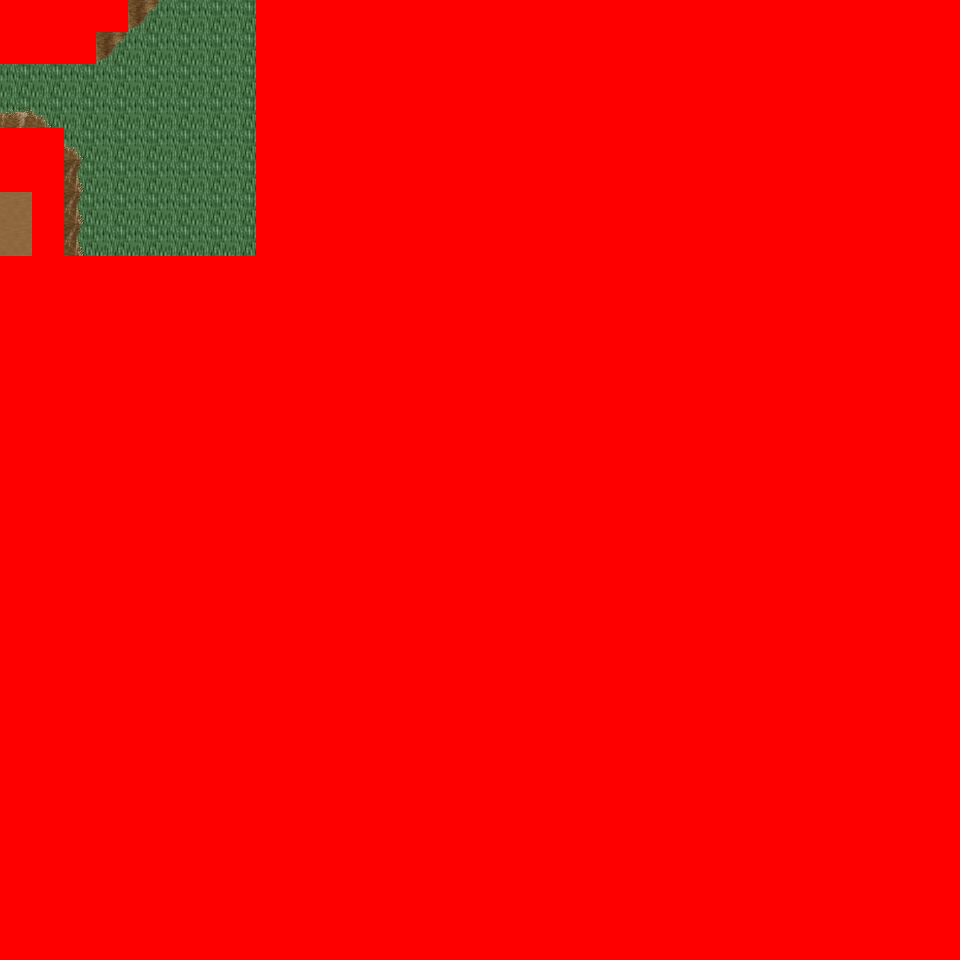

This is a level from a 2D game, rendered from its Tiled map with the project's own tilesets. A one-line summary and the map file follow, with tile-layer data summarised:
An orthogonal 30x30 tile map with 32x32 px tiles, 6 tile layers (Ground, Object, Object2, Above, ...), 21 tilesets and 3 objects (3x mapchange).

<map version="1.0" orientation="orthogonal" renderorder="right-down" width="30" height="30" tilewidth="32" tileheight="32" nextobjectid="4">
  <tileset firstgid="1" name="tileset_logic_collision" tilewidth="32" tileheight="32" tilecount="1" columns="1">
    <image source="../drawable/tileset_logic_collision.png" width="32" height="32" />
  </tileset>
  <tileset firstgid="2" name="tileset_ground_ground" tilewidth="32" tileheight="32" tilecount="33" columns="3">
    <image source="../drawable/tileset_ground_ground.png" width="96" height="352" />
  </tileset>
  <tileset firstgid="35" name="tileset_building_castle" tilewidth="32" tileheight="32" tilecount="320" columns="20">
    <image source="../drawable/tileset_building_castle.png" width="640" height="512" />
  </tileset>
  <tileset firstgid="355" name="tileset_ground_water_pool" tilewidth="32" tileheight="32" tilecount="72" columns="3">
    <image source="../drawable/tileset_ground_water_pool.png" width="96" height="768" />
  </tileset>
  <tileset firstgid="427" name="tileset_ground_earth_edges" tilewidth="32" tileheight="32" tilecount="18" columns="6">
    <image source="../drawable/tileset_ground_earth_edges.png" width="192" height="96" />
  </tileset>
  <tileset firstgid="445" name="tileset_ground_grass_corners" tilewidth="32" tileheight="32" tilecount="24" columns="6">
    <image source="../drawable/tileset_ground_grass_corners.png" width="192" height="128" />
  </tileset>
  <tileset firstgid="469" name="tileset_ground_grass_edges" tilewidth="32" tileheight="32" tilecount="36" columns="12">
    <image source="../drawable/tileset_ground_grass_edges.png" width="384" height="96" />
  </tileset>
  <tileset firstgid="505" name="tileset_object_row_boat" tilewidth="32" tileheight="32" tilecount="30" columns="6">
    <image source="../drawable/tileset_object_row_boat.png" width="192" height="160" />
  </tileset>
  <tileset firstgid="535" name="tileset_item_ropes" tilewidth="32" tileheight="32" tilecount="4" columns="2">
    <image source="../drawable/tileset_item_ropes.png" width="64" height="64" />
  </tileset>
  <tileset firstgid="539" name="tileset_object_boardwalk" tilewidth="32" tileheight="32" tilecount="36" columns="6">
    <image source="../drawable/tileset_object_boardwalk.png" width="192" height="192" />
  </tileset>
  <tileset firstgid="575" name="tileset_object_ship" tilewidth="32" tileheight="32" tilecount="368" columns="16">
    <image source="../drawable/tileset_object_ship.png" width="512" height="736" />
  </tileset>
  <tileset firstgid="943" name="tileset_item_fishing_nets" tilewidth="32" tileheight="32" tilecount="6" columns="3">
    <image source="../drawable/tileset_item_fishing_nets.png" width="96" height="64" />
  </tileset>
  <tileset firstgid="949" name="tileset_item_fishrods" tilewidth="32" tileheight="32" tilecount="12" columns="4">
    <image source="../drawable/tileset_item_fishrods.png" width="128" height="96" />
  </tileset>
  <tileset firstgid="961" name="tileset_plant_stump_stump_vertical" tilewidth="32" tileheight="32" tilecount="1" columns="1">
    <image source="../drawable/tileset_plant_stump_stump_vertical.png" width="32" height="32" />
  </tileset>
  <tileset firstgid="962" name="tileset_item_pot_barrel" tilewidth="32" tileheight="32" tilecount="2" columns="1">
    <image source="../drawable/tileset_item_pot_barrel.png" width="32" height="64" />
  </tileset>
  <tileset firstgid="964" name="tileset_ground_cobbled_paving" tilewidth="32" tileheight="32" tilecount="1" columns="1">
    <image source="../drawable/tileset_ground_cobbled_paving.png" width="32" height="32" />
  </tileset>
  <tileset firstgid="965" name="tileset_ground_ladder_vertical_pale" tilewidth="32" tileheight="32" tilecount="5" columns="5">
    <image source="../drawable/tileset_ground_ladder_vertical_pale.png" width="160" height="32" />
  </tileset>
  <tileset firstgid="970" name="tileset_item_caution_sign" tilewidth="32" tileheight="32" tilecount="1" columns="1">
    <image source="../drawable/tileset_item_caution_sign.png" width="32" height="32" />
  </tileset>
  <tileset firstgid="971" name="tileset_ground_ridge_earth_dark" tilewidth="32" tileheight="32" tilecount="96" columns="12">
    <image source="../drawable/tileset_ground_ridge_earth_dark.png" width="384" height="256" />
  </tileset>
  <tileset firstgid="1067" name="tileset_ground_ridge_earth_pale" tilewidth="32" tileheight="32" tilecount="96" columns="12">
    <image source="../drawable/tileset_ground_ridge_earth_pale.png" width="384" height="256" />
  </tileset>
  <tileset firstgid="1163" name="tileset_plant_tree_tree_darkgreen" tilewidth="32" tileheight="32" tilecount="88" columns="8">
    <image source="../drawable/tileset_plant_tree_tree_darkgreen.png" width="256" height="352" />
  </tileset>
  <layer name="Ground" width="30" height="30">
    <data>[900 cells, 218 non-empty, 5 distinct tile ids]</data>
  </layer>
  <layer name="Object" width="30" height="30">
    <data>[900 cells, 90 non-empty, 19 distinct tile ids]</data>
  </layer>
  <layer name="Object2" width="30" height="30">
    <data>[900 cells, 0 non-empty, 0 distinct tile ids]</data>
  </layer>
  <layer name="Above" width="30" height="30">
    <data>[900 cells, 0 non-empty, 0 distinct tile ids]</data>
  </layer>
  <layer name="Above2" width="30" height="30">
    <data>[900 cells, 0 non-empty, 0 distinct tile ids]</data>
  </layer>
  <layer name="Walkable" width="30" height="30">
    <data>[900 cells, 849 non-empty, 1 distinct tile ids]</data>
  </layer>
  <objectgroup name="MapEvents">
    <object id="1" name="north" type="mapchange" x="128" y="0" width="128" height="32">
      <properties>
        <property name="map" value="0_ados_mountain_n2_w2_x3_y3" />
        <property name="place" value="south" />
      </properties>
    </object>
    <object id="2" name="west" type="mapchange" x="0" y="64" width="32" height="64">
      <properties>
        <property name="map" value="0_ados_mountain_n2_w2_x2_y4" />
        <property name="place" value="east" />
      </properties>
    </object>
    <object id="3" name="west2" type="mapchange" x="0" y="192" width="32" height="64">
      <properties>
        <property name="map" value="0_ados_mountain_n2_w2_x2_y4" />
        <property name="place" value="east2" />
      </properties>
    </object>
  </objectgroup>
</map>
